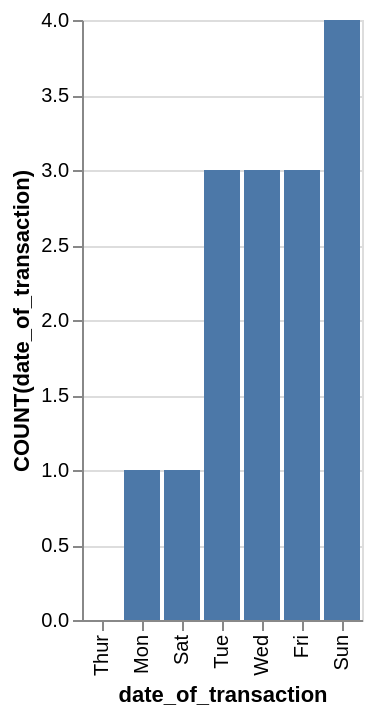

Specify this chart in Vega-Lite:
### Vega-Lite specification from a JSON file in a GitHub repository (floating-point values rounded to 4 significant figures)
{"data": {"values": [{"x_data": "Mon", "y_data": 1}, {"x_data": "Tue", "y_data": 3}, {"x_data": "Wed", "y_data": 3}, {"x_data": "Thur", "y_data": 0}, {"x_data": "Fri", "y_data": 3}, {"x_data": "Sat", "y_data": 1}, {"x_data": "Sun", "y_data": 4}]}, "mark": "bar", "encoding": {"x": {"field": "x_data", "type": "nominal", "title": "date_of_transaction", "sort": {"op": "sum", "field": "y_data", "order": "ascending"}}, "y": {"field": "y_data", "type": "quantitative", "title": "COUNT(date_of_transaction)"}}}
